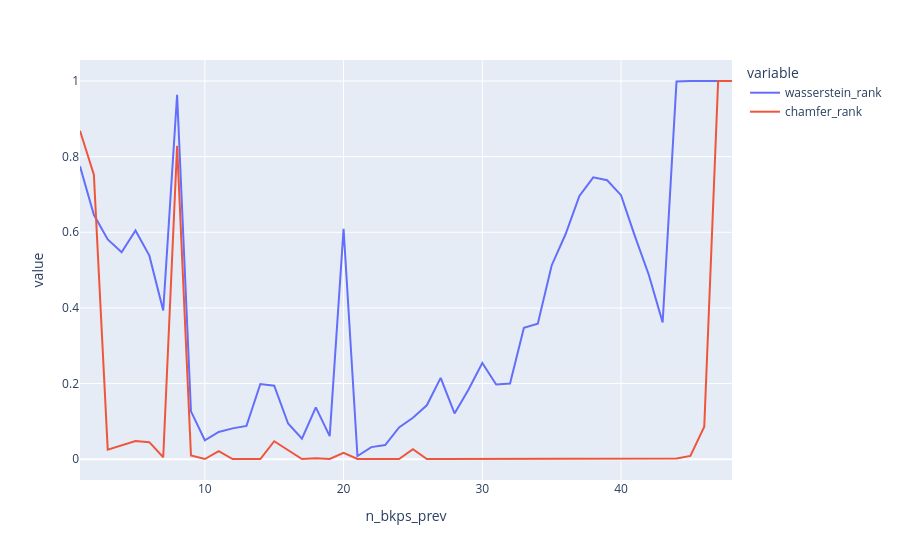

Notebook cell for this chart:
### Code cell
px.line(df_country_data.assign(
    dist_norm=lambda df: df.chamfer_distance / df.chamfer_distance[0],
    gini_norm = lambda df: df.gini_period / df.gini_period[0],
    silhouette_norm = lambda df: df.silhouette / df.silhouette[0]
    ), x="n_bkps_prev", y=["wasserstein_rank", "chamfer_rank"])

### Figure 1 — Plotly figure (JSON) as saved in the notebook; plotly's stock layout.template omitted (floating-point values rounded to 4 significant figures)
{"data": [{"hovertemplate": "variable=wasserstein_rank<br>n_bkps_prev=%{x}<br>value=%{y}<extra></extra>", "legendgroup": "wasserstein_rank", "line": {"color": "#636efa", "dash": "solid"}, "marker": {"symbol": "circle"}, "mode": "lines", "name": "wasserstein_rank", "orientation": "v", "showlegend": true, "type": "scatter", "x": [1, 2, 3, 4, 5, 6, 7, 8, 9, 10, 11, 12, 13, 14, 15, 16, 17, 18, 19, 20, 21, 22, 23, 24, 25, 26, 27, 28, 29, 30, 31, 32, 33, 34, 35, 36, 37, 38, 39, 40, 41, 42, 43, 44, 45, 46, 47, 48], "xaxis": "x", "y": [0.7746, 0.6462, 0.5812, 0.5472, 0.6047, 0.5382, 0.3933, 0.9635, 0.1264, 0.04998, 0.07196, 0.08146, 0.08796, 0.1989, 0.1944, 0.09445, 0.05447, 0.1369, 0.06097, 0.6092, 0.008496, 0.03198, 0.03748, 0.08396, 0.1094, 0.1424, 0.2149, 0.1209, 0.1834, 0.2544, 0.1974, 0.1999, 0.3473, 0.3583, 0.5122, 0.5947, 0.6962, 0.7451, 0.7376, 0.6982, 0.5897, 0.4878, 0.3618, 0.999, 1.0, 1.0, 1.0, 1.0], "yaxis": "y"}, {"hovertemplate": "variable=chamfer_rank<br>n_bkps_prev=%{x}<br>value=%{y}<extra></extra>", "legendgroup": "chamfer_rank", "line": {"color": "#EF553B", "dash": "solid"}, "marker": {"symbol": "circle"}, "mode": "lines", "name": "chamfer_rank", "orientation": "v", "showlegend": true, "type": "scatter", "x": [1, 2, 3, 4, 5, 6, 7, 8, 9, 10, 11, 12, 13, 14, 15, 16, 17, 18, 19, 20, 21, 22, 23, 24, 25, 26, 27, 28, 29, 30, 31, 32, 33, 34, 35, 36, 37, 38, 39, 40, 41, 42, 43, 44, 45, 46, 47, 48], "xaxis": "x", "y": [0.8686, 0.7521, 0.02499, 0.03748, 0.04798, 0.04498, 0.004998, 0.8286, 0.009995, 0.0004998, 0.02149, 0.0004998, 0.0004998, 0.0004998, 0.04748, 0.02449, 0.0004998, 0.002499, 0.0004998, 0.01649, 0.0004998, 0.0004998, 0.0004998, 0.0004998, 0.02649, 0.0004998, 0.0004998, 0.0004998, 0.0004998, 0.0004998, 0.0004998, 0.0004998, 0.0004998, 0.0004998, 0.0004998, 0.0004998, 0.0004998, 0.0004998, 0.0004998, 0.0004998, 0.0004998, 0.0004998, 0.0004998, 0.001999, 0.008496, 0.08596, 1.0, 1.0], "yaxis": "y"}], "layout": {"legend": {"title": {"text": "variable"}, "tracegroupgap": 0}, "margin": {"t": 60}, "xaxis": {"anchor": "y", "domain": [0, 1], "title": {"text": "n_bkps_prev"}}, "yaxis": {"anchor": "x", "domain": [0, 1], "title": {"text": "value"}}}}
